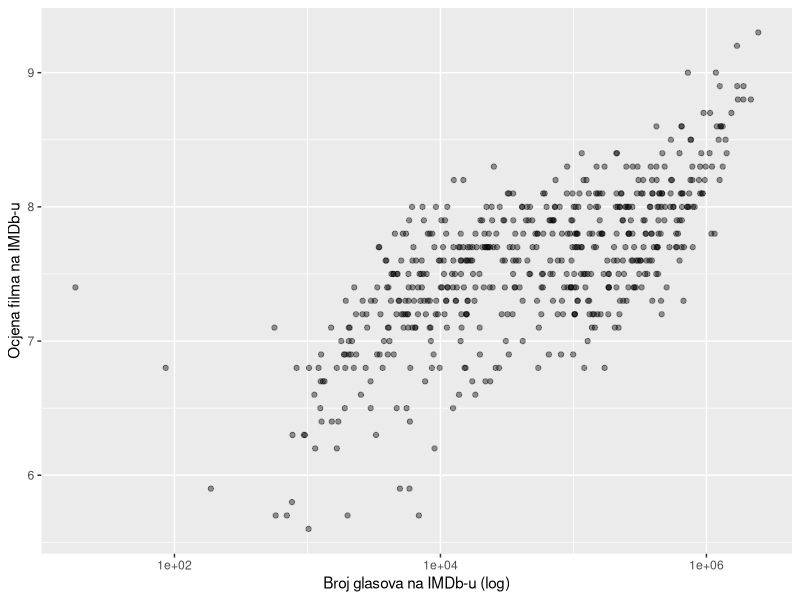
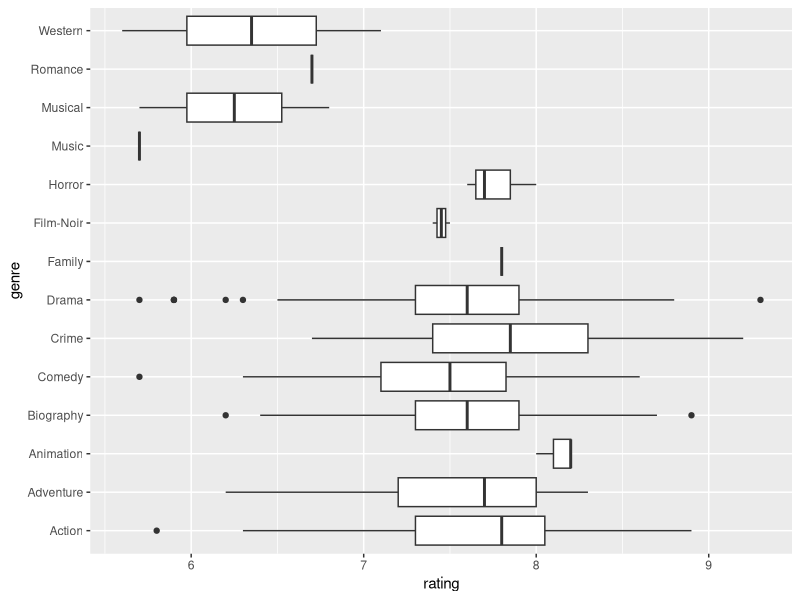

The R source for these figures, in order:
library(ggplot2)
library(dplyr)

oscars <- read.csv("oscars_dataset.csv", sep=";")
oscars$rating <- as.numeric(oscars$IMDB.Rating) #IMDb rating
oscars$votes <- as.numeric(gsub(",", "", oscars$IMDB.Votes)) #broj glasova na IMDb
oscars$runtime <- as.numeric(oscars$Movie.Time) # trajanje filma
oscars$year <- as.numeric(oscars$Year.of.Release) # godina izlaska filma
oscars$genre <- oscars$Main.Genre # žanr filma

oscars <- oscars %>%
  select(rating, votes, runtime, year, genre) %>%
  na.omit()

summary(oscars)

#analiza parametara

#1. Možemo li sa brojem glasova na IMDb-u predvidjeti ocjenu?
#   H0: ne možemo, H1: možemo

ggplot(oscars, aes(x = votes, y = rating)) +
  geom_point(alpha = 0.4) +
  scale_x_log10() + 
  labs(x = "Broj glasova na IMDb-u (log)", y = "Ocjena filma na IMDb-u")

# Spearmanov test korelacije

cor.test(
  oscars$rating,
  oscars$votes,
  method = "spearman"
)

# p value je izrazito mali, odbacujemo hipotezu H0 (glasovi i ocjena nisu korelirane)

#2. Možemo li s obzirom na žanr predvidjeti kako je ocijenjen film?
# H0: ne, H1: da

ggplot(oscars, aes(x = genre, y = rating)) +
  geom_boxplot() +
  coord_flip()


# linearni model kada uzmemo logaritam broja glasova
m1 <- lm(rating ~ log10(votes), data = oscars)
summary(m1)



m2 <- lm(
  rating ~ log10(votes) + runtime + year + genre,
  data = oscars
)

summary(m2)
